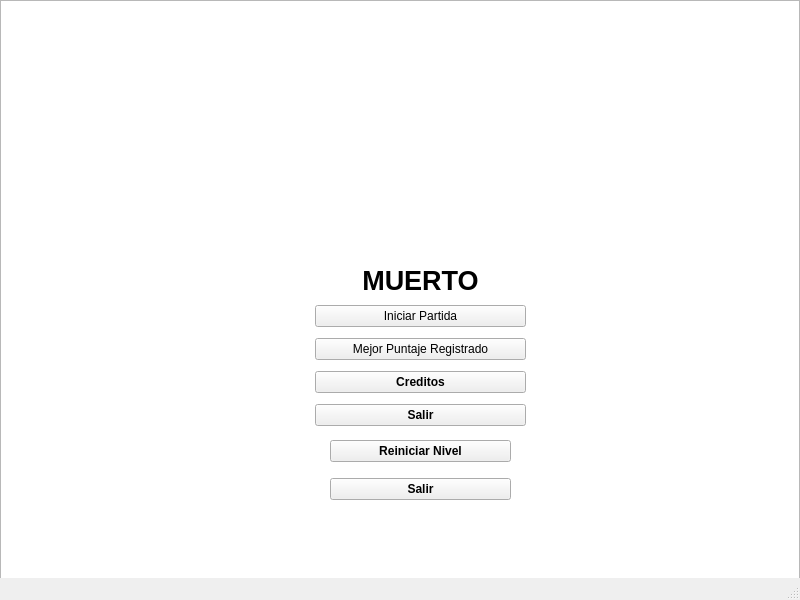
<?xml version="1.0" encoding="UTF-8"?>
<ui version="4.0">
 <class>MainWindow</class>
 <widget class="QMainWindow" name="MainWindow">
  <property name="geometry">
   <rect>
    <x>0</x>
    <y>0</y>
    <width>800</width>
    <height>600</height>
   </rect>
  </property>
  <property name="windowTitle">
   <string>MainWindow</string>
  </property>
  <widget class="QWidget" name="centralwidget">
   <widget class="QGraphicsView" name="graphicsView">
    <property name="geometry">
     <rect>
      <x>0</x>
      <y>0</y>
      <width>800</width>
      <height>600</height>
     </rect>
    </property>
   </widget>
   <widget class="QWidget" name="Menu" native="true">
    <property name="geometry">
     <rect>
      <x>315</x>
      <y>300</y>
      <width>211</width>
      <height>131</height>
     </rect>
    </property>
    <layout class="QVBoxLayout" name="verticalLayout_3">
     <item>
      <widget class="QPushButton" name="Iniciar_Partida">
       <property name="font">
        <font>
         <family>System</family>
        </font>
       </property>
       <property name="text">
        <string>Iniciar Partida</string>
       </property>
      </widget>
     </item>
     <item>
      <widget class="QPushButton" name="Registros">
       <property name="font">
        <font>
         <family>System</family>
        </font>
       </property>
       <property name="text">
        <string>Mejor Puntaje Registrado</string>
       </property>
      </widget>
     </item>
     <item>
      <widget class="QPushButton" name="Creditos">
       <property name="font">
        <font>
         <family>System</family>
         <bold>true</bold>
        </font>
       </property>
       <property name="text">
        <string>Creditos</string>
       </property>
      </widget>
     </item>
     <item>
      <widget class="QPushButton" name="Salir">
       <property name="font">
        <font>
         <family>System</family>
         <bold>true</bold>
        </font>
       </property>
       <property name="text">
        <string>Salir</string>
       </property>
      </widget>
     </item>
    </layout>
   </widget>
   <widget class="QWidget" name="Menu_2" native="true">
    <property name="geometry">
     <rect>
      <x>330</x>
      <y>430</y>
      <width>181</width>
      <height>81</height>
     </rect>
    </property>
    <layout class="QVBoxLayout" name="verticalLayout_4">
     <item>
      <widget class="QPushButton" name="Reiniciar_Nivel">
       <property name="font">
        <font>
         <family>System</family>
         <bold>true</bold>
        </font>
       </property>
       <property name="text">
        <string>Reiniciar Nivel</string>
       </property>
      </widget>
     </item>
     <item>
      <widget class="QPushButton" name="Salir_2">
       <property name="font">
        <font>
         <family>System</family>
         <bold>true</bold>
        </font>
       </property>
       <property name="text">
        <string>Salir</string>
       </property>
      </widget>
     </item>
    </layout>
   </widget>
   <widget class="QLabel" name="Aviso_Muerte">
    <property name="geometry">
     <rect>
      <x>340</x>
      <y>260</y>
      <width>161</width>
      <height>41</height>
     </rect>
    </property>
    <property name="font">
     <font>
      <family>System</family>
      <pointsize>20</pointsize>
      <bold>true</bold>
     </font>
    </property>
    <property name="text">
     <string>&lt;html&gt;&lt;head/&gt;&lt;body&gt;&lt;p align=&quot;center&quot;&gt;MUERTO&lt;/p&gt;&lt;/body&gt;&lt;/html&gt;</string>
    </property>
   </widget>
   <zorder>graphicsView</zorder>
   <zorder>Menu_2</zorder>
   <zorder>Menu</zorder>
   <zorder>Aviso_Muerte</zorder>
  </widget>
  <widget class="QStatusBar" name="statusbar"/>
 </widget>
 <resources/>
 <connections/>
</ui>
